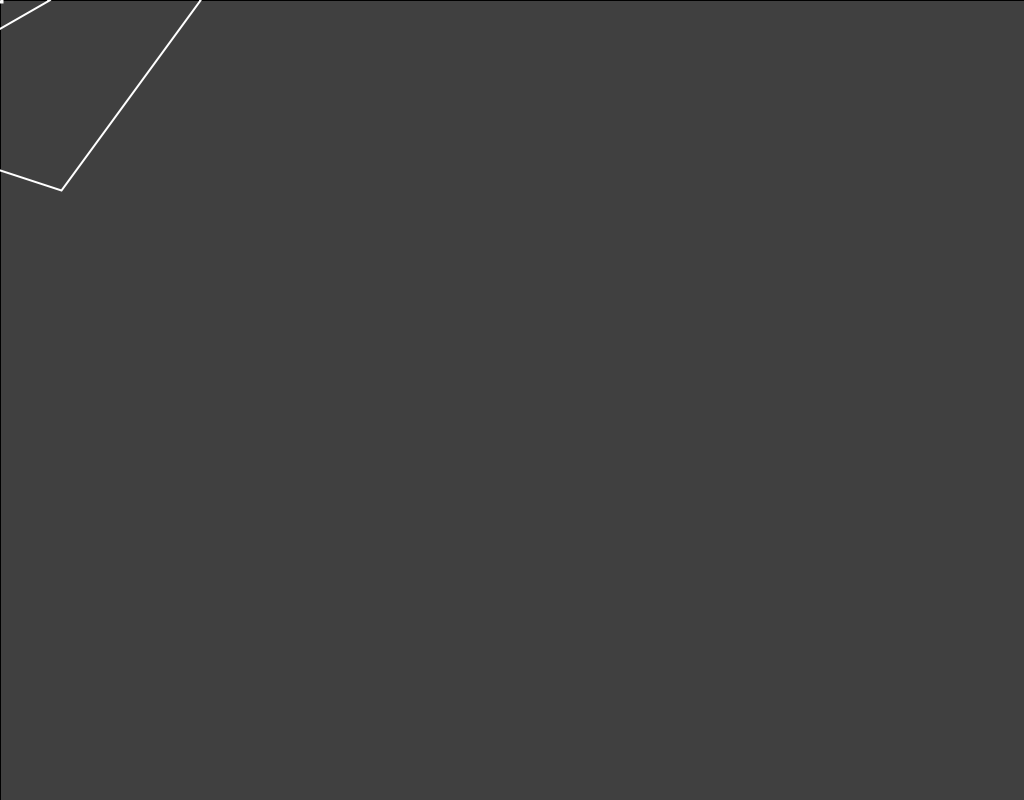
Frame 1 (no input)
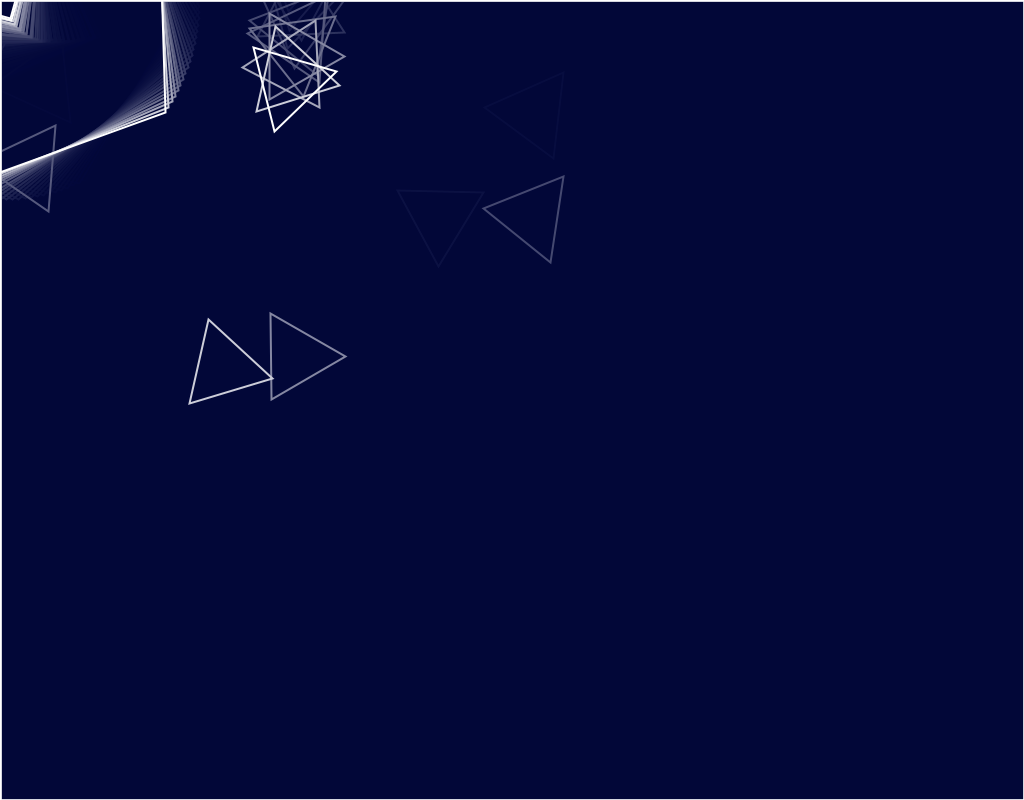
Frame 60 (the mouse pressed at the canvas centre just before this capture)
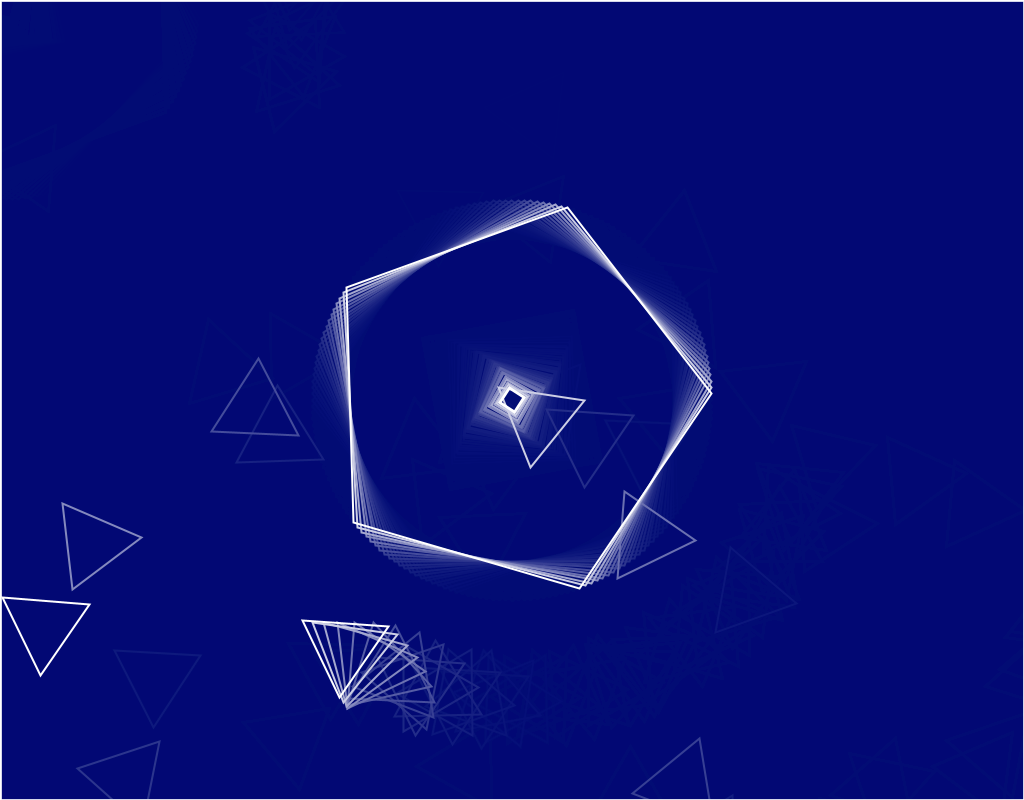
Frame 120 (the mouse held since frame 60 and released just before this capture)

The Processing sketch that drew these frames (run headless with seeded random() and noise(); from frame 60 on, the mouse is pressed at the canvas centre):

// Processing sketch: processing_94745
// ── processing_94745.pde

float r1=0;
float cp=200;
float sp=50;
float rspeed=0;
float rspeed1=0;
float clr=0;
void setup() {
  size(1024, 800); 
  background(80);
  smooth();
}
void draw() {
  clr+=1;
  fill(0,sqrt(clr),clr,50);
  rect(0, 0, width, height); 
  strokeWeight(2);
  stroke(255);
  //fill(0, 146, 255, 80);
  noFill();
  
  //pushMatrix();
  translate(mouseX,mouseY);
  rotate(PI*rspeed1);
  polygon(5,0,0, cp);
  //popMatrix();
  
    if (r1>=150) {
    r1=r1*-1;
  }
  
  if (r1<150) {
    r1+=random(5);
    rect(0-r1/2, 0-r1/2, r1, r1);
  }
  
    if (r1>=150) {
    r1=r1*-1;
  }
  
  if (r1<150) {
    r1+=random(5);
    rect(0-r1/2, 0-r1/2, r1, r1);
  }

  rspeed1+=0.01;
  rspeed+=0.0001;
  //pushMatrix();
  translate(0,0-(cp+sp*2));
  rotate(PI/rspeed);
  polygon(3,0,0, sp);
  //popMatrix();
  translate(0,0+(cp+sp*2));
  polygon(3,0,0, sp);
  



}

void polygon(int n, float cx, float cy, float r)
{
  float angle = 360.0 / n;

  beginShape();
  for (int i = 0; i < n; i++)
  {
    vertex(cx + r * cos(radians(angle * i)),
      cy + r * sin(radians(angle * i)));
  }
  endShape(CLOSE);
}
